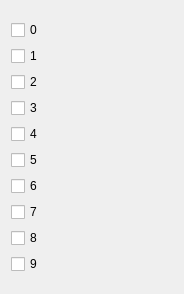
               <widget class="QWidget" name="scrollAreaWidgetContents_6">
                <property name="geometry">
                 <rect>
                  <x>0</x>
                  <y>0</y>
                  <width>184</width>
                  <height>294</height>
                 </rect>
                </property>
                <layout class="QVBoxLayout" name="verticalLayout_7">
                 <item>
                  <layout class="QVBoxLayout" name="verticalLayout_8">
                   <item>
                    <widget class="QCheckBox" name="input2_0x0">
                     <property name="text">
                      <string>0</string>
                     </property>
                    </widget>
                   </item>
                   <item>
                    <widget class="QCheckBox" name="input2_0x1">
                     <property name="text">
                      <string>1</string>
                     </property>
                    </widget>
                   </item>
                   <item>
                    <widget class="QCheckBox" name="input2_0x2">
                     <property name="text">
                      <string>2</string>
                     </property>
                    </widget>
                   </item>
                   <item>
                    <widget class="QCheckBox" name="input2_0x3">
                     <property name="text">
                      <string>3</string>
                     </property>
                    </widget>
                   </item>
                   <item>
                    <widget class="QCheckBox" name="input2_0x4">
                     <property name="text">
                      <string>4</string>
                     </property>
                    </widget>
                   </item>
                   <item>
                    <widget class="QCheckBox" name="input2_0x5">
                     <property name="text">
                      <string>5</string>
                     </property>
                    </widget>
                   </item>
                   <item>
                    <widget class="QCheckBox" name="input2_0x6">
                     <property name="text">
                      <string>6</string>
                     </property>
                    </widget>
                   </item>
                   <item>
                    <widget class="QCheckBox" name="input2_0x7">
                     <property name="text">
                      <string>7</string>
                     </property>
                    </widget>
                   </item>
                   <item>
                    <widget class="QCheckBox" name="input2_0x8">
                     <property name="text">
                      <string>8</string>
                     </property>
                    </widget>
                   </item>
                   <item>
                    <widget class="QCheckBox" name="input2_0x9">
                     <property name="text">
                      <string>9</string>
                     </property>
                    </widget>
                   </item>
                  </layout>
                 </item>
                </layout>
               </widget>
